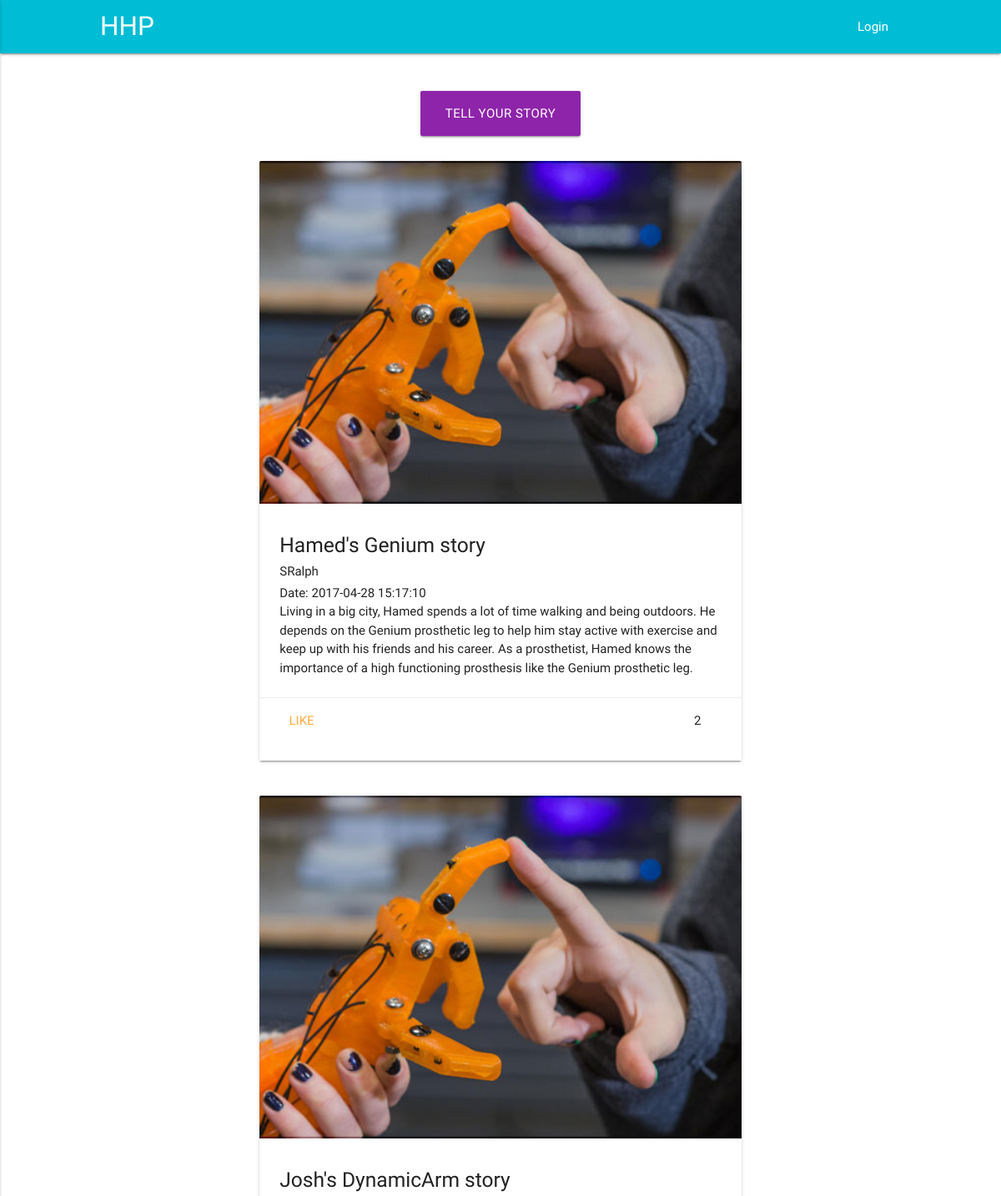
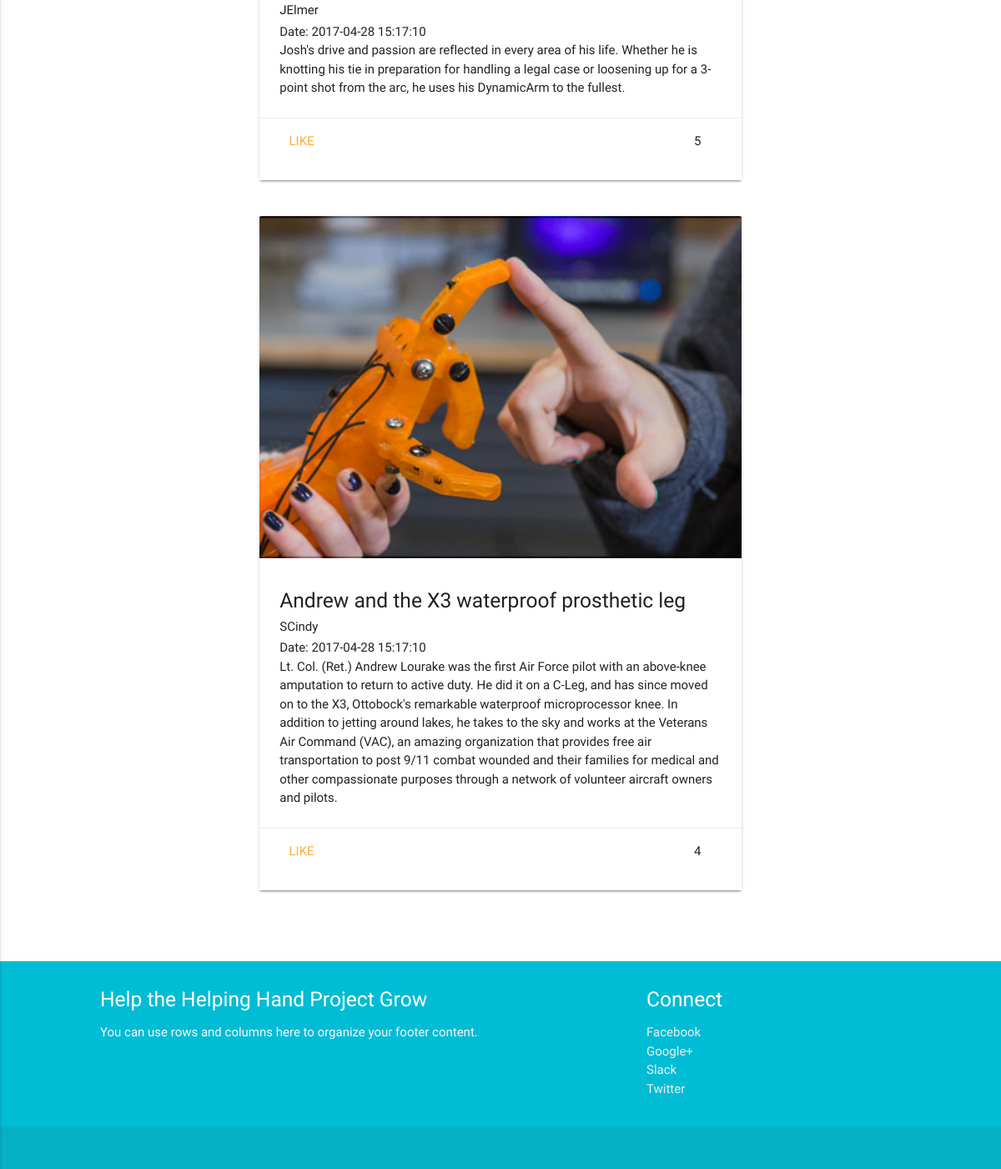
The page /hhp/stories.php on the database its author committed (2 pictures, top to bottom).
### tables this page shows
CREATE TABLE Stories
(
  story_id     int auto_increment,
  story_title   varchar(155) not null,
  user_id  int not null,
  story_text varchar(1000),
  story_photo  blob,
  date_posted Datetime,
  likes int not null,
  CONSTRAINT PK_Story PRIMARY KEY (story_id),
  CONSTRAINT FK_Story FOREIGN KEY (user_id) REFERENCES Accounts(user_id)
);

CREATE TABLE Accounts 
(
user_id     int auto_increment,
user_name   varchar(155)not null,   
password    varchar(35) not null,   
last_name  varchar(35) not null,   
first_name   varchar(35) not null,
user_sname  varchar(50),  
email       varchar(35) not null,   
address     varchar(155),   
age     	int not null,   
user_type   varchar(35), 
CONSTRAINT PK_Person PRIMARY KEY (user_id,user_name)
);

### hhp/model/db_functions.php (called while the page is built, shortened)
<?php
function getStory() {
  $db = new PDO("mysql:host=localhost;dbname=hhp","root","");
  $query = 'SELECT * FROM stories
  inner join accounts on stories.user_id= accounts.user_id
            ORDER BY date_posted';
  $statement = $db->prepare($query);
  $statement->execute();
  $story = $statement->fetchAll();
  return $story;
}
?>

### hhp/stories.php (the view, shortened to what this page needs)
<?php
include 'view/header.php';
require_once('model/db_functions.php');
$stories = getStory();
?>
<br><br>
<a class="waves-effect waves-light btn-large purple darken-1" style="align-self: center;" href=".?action=show_storiesform">Tell Your Story</a>
<br>
<?php foreach($stories as $story) : ?>
  <div class="row" style="width:100%">
    <div class="col s3 m0 l0">
    </div>
        <div class="col s12 m6 l6">
          <div class="card">
            <div class="card-image">
              <img src="images/sample1.jpg">
            </div>
            <div class="card-content">
              <h5><?php echo $story['story_title']; ?></h5>
              <h6><?php echo $story['user_name']; ?></h6>
              <p>Date: <?php echo $story['date_posted']; ?></p>
              <p><?php echo $story['story_text']; ?></p>
            </div>
            <div class="card-action">
            <div class="row">
              <div class="col s11">
              <a href="#">Like</a>
            </div>
            <div class="col s1">
              <?php echo $story['likes']; ?>
            </div>
          </div>
            </div>
          </div>
        </div>
      </div>
        <?php endforeach; ?>
<div class="column" style="height:50px"></div>
<?php include 'view/footer.php'; ?>

### hhp/view/header.php (shortened to what this page needs)
<!DOCTYPE html>
<html>
<head>
  <link type="text/css" rel="stylesheet" href="css/materialize.css"  media="screen,projection"/>
  <link type="text/css" rel="stylesheet" href="css/custom.css"/>
  <link type="text/css" rel="stylesheet" href="css/timeline.css"/>
</head>
<body>
  <nav class="cyan">
    <div class="container">
      <div class="nav-wrapper">
        <a href="index.php" class="brand-logo">HHP</a>
        <ul class="right hide-on-med-and-down">
          <?php
          if(!isset($_SESSION['user_type'])){ ?>
            <li><a href=".?action=show_login">Login</a></li>
            <?php } ?>
                </ul>
                  </div>
                </div>
              </nav>

### hhp/view/footer.php (shortened to what this page needs)
<footer class="page-footer cyan">
  <div class="container">
    <div class="row">
      <div class="col l6 s12">
        <h5 class="white-text">Help the Helping Hand Project Grow</h5>
        <p class="grey-text text-lighten-4">You can use rows and columns here to organize your footer content.</p>
      </div>
      <div class="col l4 offset-l2 s12">
        <h5 class="white-text">Connect</h5>
        <ul>
          <li><a class="grey-text text-lighten-3" href="#!">Facebook</a></li>
          <li><a class="grey-text text-lighten-3" href="#!">Google+</a></li>
          <li><a class="grey-text text-lighten-3" href="#!">Slack</a></li>
          <li><a class="grey-text text-lighten-3" href="#!">Twitter</a></li>
        </ul>
      </div>
    </div>
  </div>
  <div class="footer-copyright">
  </div>
</footer>
</body>
</html>

### hhp/css/custom.css (style rules this page uses)
body { display: flex; min-height: 100vh; flex-direction: column; }
a { color: #0097a7; }
.container { width: 80%; }

### rows shown on the page
stories: story_title "Hamed's Genium story", accounts.user_name "SRalph", date_posted "2017-04-28 15:17:10", story_text "Living in a big city, Hamed spends a lot of time walking and being outdoors. He depends on the Genium prosthetic leg to help him stay active with exercise and keep up with his friends and his career. As a prosthetist, Hamed knows the importance of a high functioning prosthesis like the Genium prosthetic leg.", likes "2"
stories: story_title "Josh's DynamicArm story", accounts.user_name "JElmer", date_posted "2017-04-28 15:17:10", story_text "Josh's drive and passion are reflected in every area of his life. Whether he is knotting his tie in preparation for handling a legal case or loosening up for a 3-point shot from the arc, he uses his DynamicArm to the fullest.", likes "5"
stories: story_title "Andrew and the X3 waterproof prosthetic leg", accounts.user_name "SCindy", date_posted "2017-04-28 15:17:10", story_text "Lt. Col. (Ret.) Andrew Lourake was the first Air Force pilot with an above-knee amputation to return to active duty. He did it on a C-Leg, and has since moved on to the X3, Ottobock's remarkable waterproof microprocessor knee. In addition to jetting around lakes, he takes to the sky and works at the Veterans Air Command (VAC), an amazing organization that provides free air transportation to post 9/11 combat wounded and their families for medical and other compassionate purposes through a network of volunteer aircraft owners and pilots.", likes "4"
